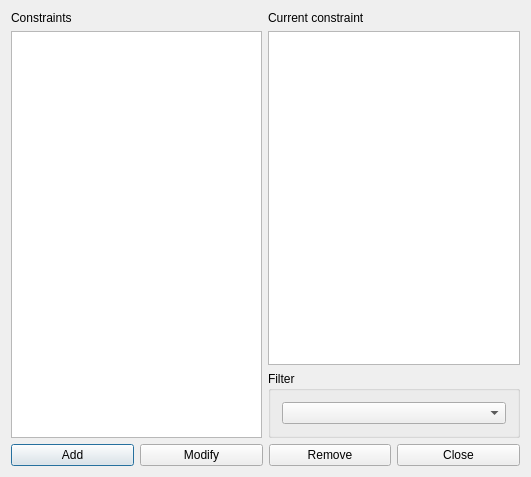
<?xml version="1.0" encoding="UTF-8"?>
<ui version="4.0">
 <class>ConstraintStudentsSetMaxBuildingChangesPerRealDayInIntervalForm_template</class>
 <widget class="QDialog" name="ConstraintStudentsSetMaxBuildingChangesPerRealDayInIntervalForm_template">
  <property name="geometry">
   <rect>
    <x>0</x>
    <y>0</y>
    <width>531</width>
    <height>477</height>
   </rect>
  </property>
  <property name="windowTitle">
   <string extracomment="This is the title of the dialog to see the list of all constraints of this type">Constraints students set max building changes per real day in interval</string>
  </property>
  <layout class="QGridLayout" name="gridLayout_2">
   <item row="0" column="0" rowspan="2">
    <layout class="QVBoxLayout" name="verticalLayout">
     <item>
      <widget class="QLabel" name="constraintsTextLabel">
       <property name="frameShape">
        <enum>QFrame::NoFrame</enum>
       </property>
       <property name="frameShadow">
        <enum>QFrame::Plain</enum>
       </property>
       <property name="text">
        <string>Constraints</string>
       </property>
       <property name="wordWrap">
        <bool>false</bool>
       </property>
      </widget>
     </item>
     <item>
      <widget class="QListWidget" name="constraintsListWidget"/>
     </item>
    </layout>
   </item>
   <item row="0" column="1">
    <layout class="QVBoxLayout" name="verticalLayout_2">
     <item>
      <widget class="QLabel" name="currentConstraintTextLabel">
       <property name="text">
        <string>Current constraint</string>
       </property>
       <property name="wordWrap">
        <bool>false</bool>
       </property>
      </widget>
     </item>
     <item>
      <widget class="QPlainTextEdit" name="currentConstraintTextEdit"/>
     </item>
    </layout>
   </item>
   <item row="1" column="1">
    <widget class="QGroupBox" name="filterGroupBox">
     <property name="title">
      <string>Filter</string>
     </property>
     <layout class="QGridLayout" name="gridLayout">
      <item row="0" column="0">
       <widget class="QComboBox" name="studentsComboBox"/>
      </item>
     </layout>
    </widget>
   </item>
   <item row="2" column="0" colspan="2">
    <layout class="QHBoxLayout" name="horizontalLayout">
     <item>
      <widget class="QPushButton" name="addConstraintPushButton">
       <property name="text">
        <string>Add</string>
       </property>
      </widget>
     </item>
     <item>
      <widget class="QPushButton" name="modifyConstraintPushButton">
       <property name="text">
        <string>Modify</string>
       </property>
      </widget>
     </item>
     <item>
      <widget class="QPushButton" name="removeConstraintPushButton">
       <property name="text">
        <string>Remove</string>
       </property>
      </widget>
     </item>
     <item>
      <widget class="QPushButton" name="closePushButton">
       <property name="text">
        <string>Close</string>
       </property>
      </widget>
     </item>
    </layout>
   </item>
  </layout>
 </widget>
 <layoutdefault spacing="6" margin="11"/>
 <resources/>
 <connections/>
</ui>
